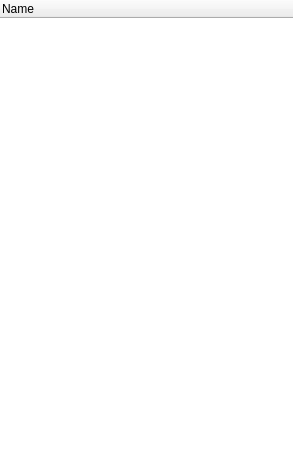
<?xml version="1.0" encoding="UTF-8"?>
<ui version="4.0">
 <class>LibraryWidgetClass</class>
 <widget class="QWidget" name="LibraryWidgetClass">
  <property name="geometry">
   <rect>
    <x>0</x>
    <y>0</y>
    <width>293</width>
    <height>457</height>
   </rect>
  </property>
  <property name="windowTitle">
   <string>Library[*]</string>
  </property>
  <layout class="QVBoxLayout" name="verticalLayout">
   <property name="spacing">
    <number>0</number>
   </property>
   <property name="leftMargin">
    <number>0</number>
   </property>
   <property name="topMargin">
    <number>0</number>
   </property>
   <property name="rightMargin">
    <number>0</number>
   </property>
   <property name="bottomMargin">
    <number>0</number>
   </property>
   <item>
    <widget class="LibraryTreeWidget" name="treeWidget">
     <property name="frameShape">
      <enum>QFrame::NoFrame</enum>
     </property>
     <property name="frameShadow">
      <enum>QFrame::Plain</enum>
     </property>
     <property name="lineWidth">
      <number>0</number>
     </property>
     <column>
      <property name="text">
       <string notr="true">Name</string>
      </property>
     </column>
    </widget>
   </item>
  </layout>
 </widget>
 <layoutdefault spacing="6" margin="11"/>
 <customwidgets>
  <customwidget>
   <class>LibraryTreeWidget</class>
   <extends>QTreeWidget</extends>
   <header>librarytreewidget.h</header>
  </customwidget>
 </customwidgets>
 <resources/>
 <connections/>
</ui>
